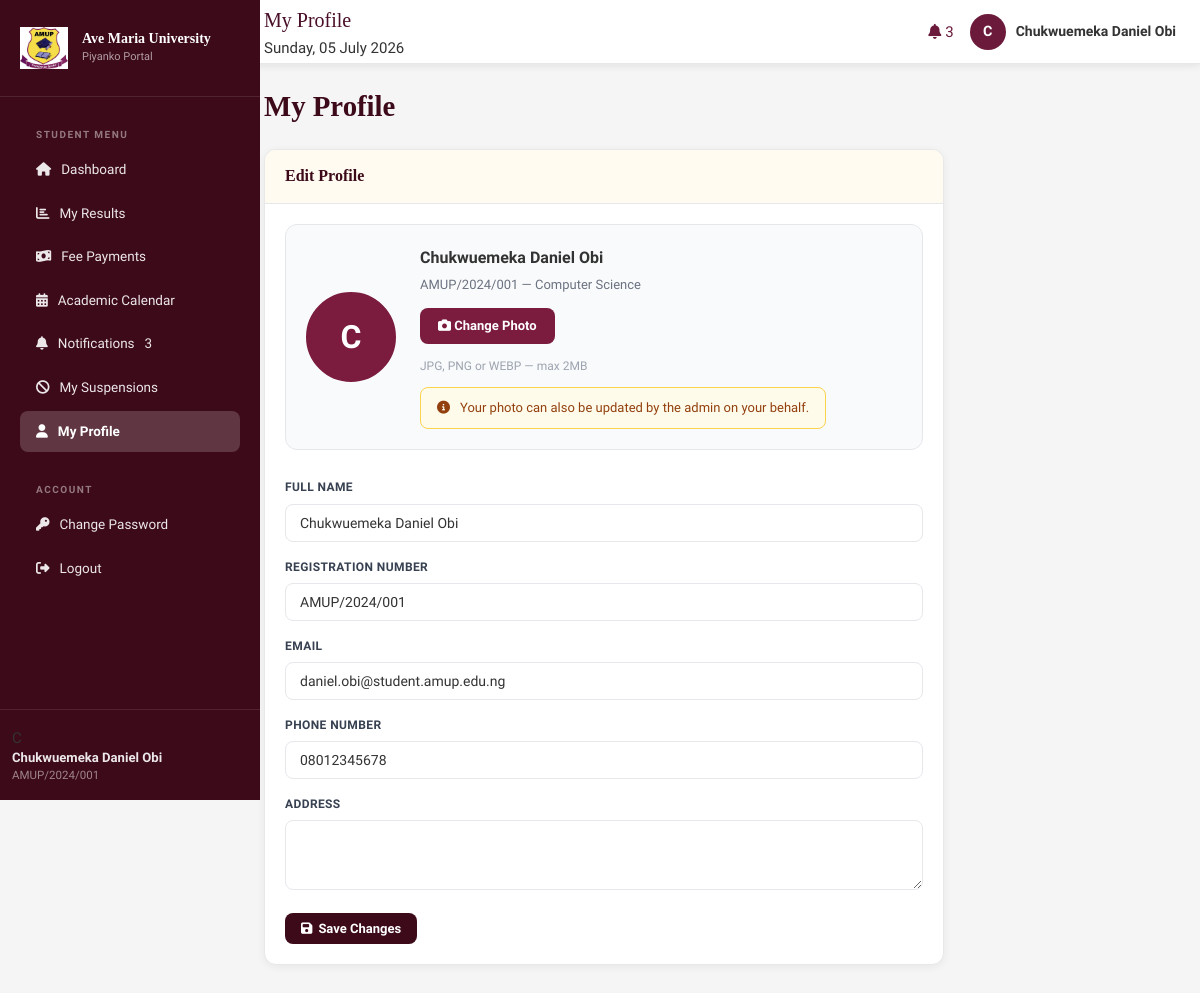
Screenshot of /student/profile.php (signed in) with the database file from the repository.
### tables this page shows
CREATE TABLE `students` (
  `id` int(11) NOT NULL,
  `reg_number` varchar(30) NOT NULL,
  `full_name` varchar(120) NOT NULL,
  `email` varchar(120) NOT NULL,
  `phone` varchar(20) DEFAULT NULL,
  `department` varchar(100) DEFAULT NULL,
  `level` varchar(10) DEFAULT '100L',
  `session` varchar(20) DEFAULT '2024/2025',
  `gender` enum('Male','Female','Other') DEFAULT 'Male',
  `dob` date DEFAULT NULL,
  `address` text DEFAULT NULL,
  `password` varchar(255) NOT NULL,
  `status` enum('active','suspended','graduated') DEFAULT 'active',
  `exam_eligible` tinyint(1) DEFAULT 1,
  `suspension_reason` text DEFAULT NULL,
  `suspension_date` date DEFAULT NULL,
  `resumption_date` date DEFAULT NULL,
  `created_at` datetime DEFAULT current_timestamp(),
  `photo` varchar(255) DEFAULT NULL,
  `graduation_session` varchar(20) DEFAULT NULL,
  `graduation_year` int(11) DEFAULT NULL,
  `graduated_at` datetime DEFAULT NULL
);

### student/profile.php (the view, shortened to what this page needs)
<?php
$base = '../';
require_once '../includes/config.php';
$id = (int)$_SESSION['student_id'];
$student = $conn->query("SELECT * FROM students WHERE id=$id")->fetch_assoc();
?>
<!DOCTYPE html>
<html lang="en">
<head>
<link href="https://cdnjs.cloudflare.com/ajax/libs/font-awesome/6.5.0/css/all.min.css" rel="stylesheet">
<link rel="stylesheet" href="../assets/css/style.css">
</head>
<body>
<?php include '../includes/topbar.php'; ?>
<?php include '../includes/sidebar.php'; ?>
<div class="main-content">
  <div class="page-header"><h1>My Profile</h1></div>
  <div class="card" style="max-width:680px;">
    <div class="card-header"><h3>Edit Profile</h3></div>
    <div class="card-body">
      <form method="POST" enctype="multipart/form-data">
        <div class="profile-photo-wrap">
          <?php if (!empty($student['photo'])): ?>
            <img src="<?= $base ?>assets/uploads/students/<?= htmlspecialchars($student['photo']) ?>"
                 alt="Profile Photo" id="profilePreview">
          <?php else: ?>
            <div class="photo-initials" id="profileInitials">
              <?= strtoupper(substr($student['full_name'], 0, 1)) ?>
            </div>
          <?php endif; ?>
          <div>
            <div style="font-weight:700;font-size:16px;margin-bottom:4px;">
              <?= htmlspecialchars($student['full_name']) ?>
            </div>
            <div style="color:#6b7280;font-size:13px;margin-bottom:12px;">
              <?= $student['reg_number'] ?> — <?= $student['department'] ?>
            </div>
            <label class="photo-upload-btn">
              <i class="fas fa-camera"></i> Change Photo
            </label>
            <div style="font-size:12px;color:#9ca3af;margin-top:6px;">
              JPG, PNG or WEBP — max 2MB
            </div>
            <div class="photo-readonly-notice">
              <i class="fas fa-info-circle"></i>
              Your photo can also be updated by the admin on your behalf.
            </div>
          </div>
        </div>
        <div class="form-group">
          <label>Full Name</label>
          <input type="text" class="form-control"
                 value="<?= htmlspecialchars($student['full_name']) ?>" disabled>
        </div>
        <div class="form-group">
          <label>Registration Number</label>
          <input type="text" class="form-control"
                 value="<?= $student['reg_number'] ?>" disabled>
        </div>
        <div class="form-group">
          <label>Email</label>
          <input type="text" class="form-control"
                 value="<?= $student['email'] ?>" disabled>
        </div>
        <div class="form-group">
          <label>Phone Number</label>
          <input type="text" name="phone" class="form-control"
                 value="<?= htmlspecialchars($student['phone'] ?? '') ?>">
        </div>
        <div class="form-group">
          <label>Address</label>
          <textarea name="address" class="form-control"
                    rows="3"><?= htmlspecialchars($student['address'] ?? '') ?></textarea>
        </div>
        <button type="submit" class="btn btn-primary">
          <i class="fas fa-save"></i> Save Changes
        </button>
      </form>
    </div>
  </div>
</div>
</body>
</html>

### assets/css/style.css (style rules this page uses)
:root { --maroon: #6B1A3B; --maroon-dark: #4A0F28; --maroon-light: #8B2A55; --gold: #C8A92B; --gold-light: #F0D060; --yellow-bg: #FFF9E6; --white: #FFFFFF; --gray-50: #FAFAFA; --gray-100: #F5F5F5; --gray-200: #E8E8E8; --gray-300: #D0D0D0; --gray-600: #666666; --gray-800: #333333; --success: #1A7A3E; --success-bg: #E8F5EE; --danger: #B91C1C; --danger-bg: #FEE2E2; --warning: #92400E; --warning-bg: #FEF3C7; --info: #1E40AF; --info-bg: #DBEAFE; --font-display: 'Playfair Display', Georgia, serif; --font-body: 'Source Sans 3', Segoe UI, sans-serif; --shadow-sm: 0 1px 3px rgba(107,26,59,0.08); --shadow-md: 0 4px 16px rgba(107,26,59,0.12); --shadow-lg: 0 8px 32px rgba(107,26,59,0.18); --radius: 10px; --radius-lg: 16px; --transition: all 0.25s ease; }
* { box-sizing: border-box; margin: 0; padding: 0; }
html { scroll-behavior: smooth; }
body { font-family: var(--font-body); background: var(--gray-100); color: var(--gray-800); min-height: 100vh; font-size: 15px; line-height: 1.6; }
h1,h2,h3,h4 { font-family: var(--font-display); color: var(--maroon-dark); line-height: 1.3; }
.form-group { margin-bottom: 20px; }
.form-group label { display: block; font-weight: 600; color: var(--gray-800); margin-bottom: 7px; font-size: 0.875rem; }
.form-control { width: 100%; padding: 11px 14px; border: 1.5px solid var(--gray-300); border-radius: var(--radius); font-family: var(--font-body); font-size: 0.9rem; color: var(--gray-800); background: var(--white); transition: var(--transition); }
.form-control::placeholder { color: #aaa; }
.btn { display: inline-flex; align-items: center; gap: 8px; padding: 11px 22px; border-radius: var(--radius); font-family: var(--font-body); font-size: 0.9rem; font-weight: 600; cursor: pointer; border: none; transition: var(--transition); text-decoration: none; white-space: nowrap; }
.btn-primary { background: var(--maroon); color: white; }
.main-content { margin-left: 260px; flex: 1; display: flex; flex-direction: column; min-height: 100vh; }
.card { background: var(--white); border-radius: var(--radius-lg); box-shadow: var(--shadow-sm); border: 1px solid var(--gray-200); overflow: hidden; margin-bottom: 24px; }
.card-header { padding: 18px 24px; border-bottom: 1px solid var(--gray-200); display: flex; align-items: center; justify-content: space-between; background: linear-gradient(90deg, var(--yellow-bg), var(--white)); }
.card-header h3 { font-family: var(--font-display); font-size: 1.05rem; color: var(--maroon-dark); display: flex; align-items: center; gap: 10px; }
.card-body { padding: 24px; }
.main-content { margin-left: 240px; padding: 24px; min-height: 100vh; background: #f5f5f5; }
.page-header { margin-bottom: 24px; }
.page-header h1 { font-size: 1.8rem; color: #3d0a1a; font-weight: 700; }
.card { background: white; border-radius: 12px; box-shadow: 0 2px 8px rgba(0,0,0,0.06); margin-bottom: 20px; overflow: hidden; }
.card-header { padding: 16px 20px; background: #fffbf0; border-bottom: 1px solid #e5e7eb; }
.card-header h3 { font-size: 1rem; font-weight: 700; color: #3d0a1a; }
.card-body { padding: 20px; }
.btn { padding: 8px 16px; border-radius: 8px; border: none; cursor: pointer; font-size: 13px; font-weight: 600; text-decoration: none; display: inline-flex; align-items: center; gap: 6px; transition: all 0.2s; }
.btn-primary { background: #3d0a1a; color: white; }
.form-control { width: 100%; padding: 10px 14px; border: 1.5px solid #e5e7eb; border-radius: 8px; font-size: 14px; outline: none; transition: border 0.2s; }
.form-group { margin-bottom: 16px; }
.form-group label { display: block; font-size: 12px; font-weight: 600; color: #374151; margin-bottom: 6px; text-transform: uppercase; letter-spacing: 0.4px; }

### rows the page displays
students: full_name "C", full_name "Chukwuemeka Daniel Obi", reg_number "AMUP/2024/001", department "Computer Science", email "daniel.obi@student.amup.edu.ng", phone "08012345678"

### other values shown
$pageTitle "My Profile"
$unreadCount "3"
substr($name, 0, 1) "C"
$name "Chukwuemeka Daniel Obi"
$unread "3"
substr($_SESSION['student_name'], 0, 1) "C"
$_SESSION['student_name'] "Chukwuemeka Daniel Obi"
$_SESSION['student_reg'] "AMUP/2024/001"
